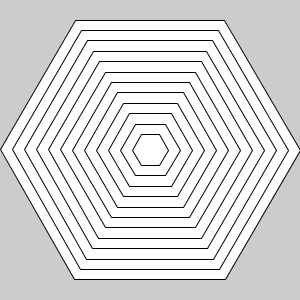
Frame 1 (no input)
Frame 60 (the mouse pressed at the canvas centre just before this capture): identical to frame 1, image omitted
Frame 120 (the mouse held since frame 60 and released just before this capture): identical to frame 1, image omitted

The Processing sketch that drew this single still picture (run headless with seeded random() and noise(); from frame 60 on, the mouse is pressed at the canvas centre):

// Processing sketch: sk_func_12hexagons
// ── sk_func_12hexagons.pde
void setup()
{
  size( 300, 300 );
}

void draw()
{ 
  background( 204 );
  
  drawHexagons();
}

//12個の六角形を描画する．
void drawHexagons()
{
  for( int iHexagon = 0; iHexagon < 12; iHexagon++ )
  {
    drawHexagon( 150, 150, 150 - iHexagon * 12 );
  }
}

// 六角形を１つ描画する．
void drawHexagon( int iX, int iY, float fRadius )
{
  beginShape();
  for( int iDeg = 0; iDeg < 360; iDeg += 60 )
  {
    float fX = fRadius * cos( radians( iDeg ) );
    float fY = fRadius * sin( radians( iDeg ) );
    
    vertex( fX + iX, fY + iY );
  }
  endShape( CLOSE );
}
